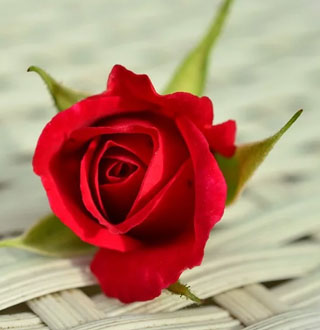
#> input picture ch08/images_08/affine.jpg, 320 x 330 px
$ jupyter execute '08-6_기하학_변환.ipynb'
#> lines starting #> are read from the running program, lines starting #| are printed output that depends on the picture
### ch08/Common/interpolation.py
import numpy as np, cv2, math
from Common.functions import contain

# 정방행렬 인덱스로 크기 변경
# [20 lines left out: functions scaling, scaling_nearest, not called in this run]

def bilinear_value(img, pt):
    x, y = np.int32(pt)
    if x >= img.shape[1]-1: x = x - 1
    if y >= img.shape[0]-1: y = y - 1

    P1, P2, P3, P4 = np.float32(img[y:y+2, x:x+2].flatten())

    alpha, beta = pt[1] - y, pt[0] - x
    M1 = P1 + alpha * (P3 - P1) # 1차 보간
    M2 = P2 + alpha * (P4 - P2)
    P = M1 + beta * (M2 - M1) # 2차 보간

    return np.clip(P, 0, 255)

# [15 lines left out: function rotate_pt, not called in this run]


# 어파인 변환 실행 함수
def affine_transform(img, mat, size):
    rows, cols = img.shape[:2]
    inv_mat = cv2.invertAffineTransform(mat)

    pts = [np.dot(inv_mat, (j, i, 1)) for i in range(rows) for j in range(cols)]
    dst = [bilinear_value(img, p) if contain(p, size) else 0 for p in pts]
    dst = np.reshape(dst, (rows, cols)).astype('uint8')

    return dst

### ch08/Common/functions.py
def contain(p, shape):
    return 0 <= p[0] < shape[0] and 0 <= p[1] < shape[1] # 범위 이내이면 True, 아니면 False

def contain_pts(p, p1, p2):
    return p1[0] <= p[0] < p2[0] and p1[1] <= p[1] < p2[1]

### ch08/08-6_기하학_변환.ipynb
### 8.6 행렬 연산을 통한 기학 변환 - 어파인 변환

어파인 전환 : 행렬로 작업(회전, 크기변경, 평행이동) : 두 선간의 관계(평행, 수직), 또는 각 점간의 비율 등이 변하지 않음

어파인 변환 : 2x3 행렬로 변환 행렬을 구성 (OpenCV는 2x3, 우리가 )

-> 계산이 불가능하므로 3x3 행렬로 만든 후, 마지막 행을 삭제

[cell 1]
# 8.6.1 어파인 변환
import numpy as np, cv2
from Common.functions import contain
from Common.interpolation import bilinear_value

# 어파인 변환 실행 함수
def affine_transform(img, mat):
    rows, cols = img.shape[:2]
    inv_mat = cv2.invertAffineTransform(mat)

    pts = [np.dot(inv_mat, (j, i, 1)) for i in range(rows) for j in range(cols)]
    dst = [bilinear_value(img, p) if contain(p, size) else 0 for p in pts]
    dst = np.reshape(dst, (rows, cols)).astype('uint8')

    return dst

image = cv2.imread("images_08/affine.jpg", cv2.IMREAD_GRAYSCALE)
#> image: shape (330, 320); min 4, max 244, mean 145.5
if image is None: raise Exception("영상 파일 읽기 오류")

center = (200, 200)
angle, scale = 30, 1
size = image.shape[::-1]
#> size = (320, 330)

pt1 = np.array([(30, 70), (20, 240), (300, 110)], np.float32) # 원본의 점 3개
pt2 = np.array([(120, 20), (10, 180), (280, 260)], np.float32) # 바꿀 점 3개
aff_mat = cv2.getAffineTransform(pt1, pt2) # 점을 기준으로 만들어진 행렬 (6개의 점만 주어지면 알아서 어파인 행렬이 만들어짐)
rot_mat = cv2.getRotationMatrix2D(center, angle, scale) # 각도를 기준으로 만들어진 행렬

dst3 = cv2.warpAffine(image, aff_mat, size, cv2.INTER_LINEAR) # 이미지에 어파인 행렬 적용
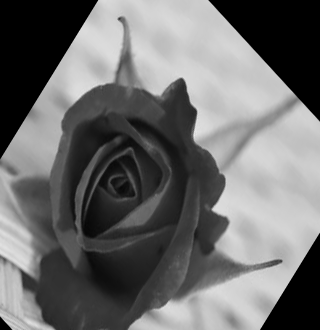
#> dst3: shape (330, 320); min 0, max 233, mean 109.1
dst4 = cv2.warpAffine(image, rot_mat, size, cv2.INTER_LINEAR)
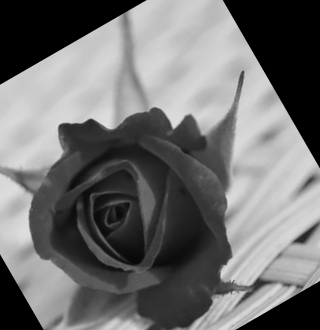
#> dst4: shape (330, 320); min 0, max 233, mean 112.4

image = cv2.cvtColor(image, cv2.COLOR_GRAY2BGR)
#> image: shape (330, 320, 3)
dst3 = cv2.cvtColor(dst3, cv2.COLOR_GRAY2BGR)
#> dst3: shape (330, 320, 3)

for i in range(len(pt1)):
    cv2.circle(image, tuple(pt1[i].astype(int)), 3, (0, 0, 255), 2)
    cv2.circle(dst3, tuple(pt2[i].astype(int)), 3, (0, 0, 255), 2)
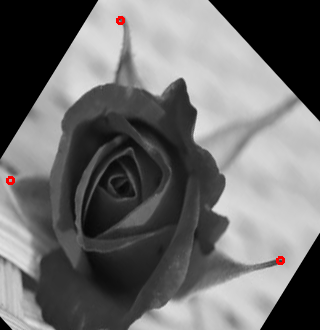
#> dst3: shape (330, 320, 3); mean B, G, R 108.9, 108.9, 109.3
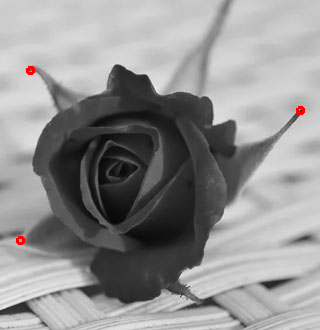
#> image: shape (330, 320, 3); mean B, G, R 145.3, 145.3, 145.7

cv2.imshow("image", image)
cv2.imshow("cv affine", dst3)
cv2.imshow("cv affine rotate", dst4)
cv2.waitKey(0)
#> Out = 27

[cell 2]
# 8.6.2 어파인 변환 연결
# 앞에 수행한 작업을 그냥 사용하면 되니깐 굳이 할 필요가 없다
import numpy as np, cv2
from Common.interpolation import affine_transform

def getAffineMat(center, degree, fx=1, fy=1, translate=(0,0)):
    scale_mat = np.eye(3, dtype=np.float32)
    cen_trans = np.eye(3, dtype=np.float32)
    org_trans = np.eye(3, dtype=np.float32)
    trans_mat = np.eye(3, dtype=np.float32)
    rot_mat = np.eye(3, dtype=np.float32)

    radian = degree / 180 * np.pi
    rot_mat[0] = [ np.cos(radian), np.sin(radian), 0 ]
    rot_mat[1] = [ -np.sin(radian), np.cos(radian), 0 ]

    cen_trans[:2, 2] = center
    org_trans[:2, 2] = -center[0], -center[1]
    trans_mat[:2, 2] = translate
    scale_mat[0, 0], scale_mat[1, 1] = fx, fy

    ret_mat = cen_trans.dot(rot_mat.dot(trans_mat.dot(scale_mat.dot(org_trans))))
    return np.delete(ret_mat, 2, axis=0)

image = cv2.imread("images_08/test.jpg", cv2.IMREAD_GRAYSCALE)
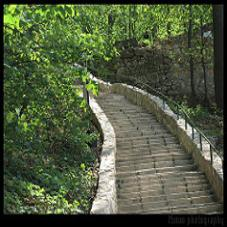
#> input picture ch08/images_08/test.jpg, 227 x 227 px
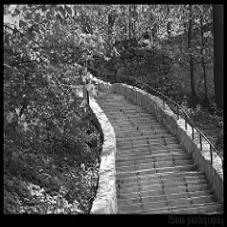
#> image: shape (227, 227); min 0, max 255, mean 83.7
if image is None: raise Exception("영상 파일 읽기 오류")

size = image.shape[::-1]
#> size = (227, 227)
center = np.divmod(size, 2)[0]
#> center = [113, 113]
angle, tr = 45, (200, 0)

aff_mat1 = getAffineMat(center, angle)
aff_mat2 = getAffineMat((0, 0), 0, 2.0, 1.5)
aff_mat3 = getAffineMat(center, angle, 0.7, 0.7)
aff_mat4 = getAffineMat(center, angle, 0.7, 0.7, tr)

dst1 = cv2.warpAffine(image, aff_mat1, size, cv2.INTER_LINEAR)
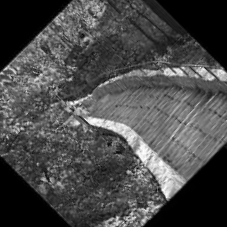
#> dst1: shape (227, 227); min 0, max 255, mean 73.6
dst2 = cv2.warpAffine(image, aff_mat2, size, cv2.INTER_LINEAR)
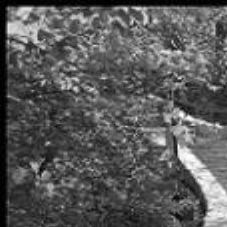
#> dst2: shape (227, 227); min 0, max 255, mean 89.1
dst3 = affine_transform(image, aff_mat3, size)
#> in affine_transform, `inv_mat = cv2.invertAffineTransform(mat)`: inv_mat = [[1.01, -1.01, 113], [1.01, 1.01, -115.3]]
#> in affine_transform, `pts = [np.dot(inv_mat, (j, i, 1)) for i in range(rows) for j in range(..`: pts = 51529 items
#> in bilinear_value, `P1, P2, P3, P4 = np.float32(img[y:y+2, x:x+2].flatten())`: P1 = 0
#> in affine_transform, `dst = [bilinear_value(img, p) if contain(p, size) else 0 for p in pts]`: dst = 51529 items
#> in affine_transform, `dst = np.reshape(dst, (rows, cols)).astype('uint8')`:
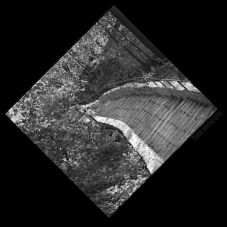
#> dst: shape (227, 227); min 0, max 254, mean 40.8
dst4 = affine_transform(image, aff_mat4, size)
#> call 2 of affine_transform, with mat = array of shape (2, 3), size = (227, 227)
#> in affine_transform (call 2), `inv_mat = cv2.invertAffineTransform(mat)`: inv_mat = [[1.01, -1.01, -172.7], [1.01, 1.01, -115.3]]
#> in affine_transform (call 2), `dst = np.reshape(dst, (rows, cols)).astype('uint8')`:
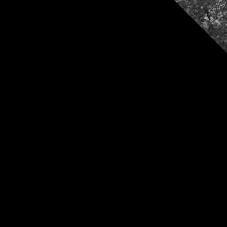
#> dst: shape (227, 227); min 0, max 189, mean 1.9

cv2.imshow("image", image)
cv2.imshow("rotate", dst1)
cv2.imshow("scaling", dst2)
cv2.imshow("rotate_scaling", dst3)
cv2.imshow("rotate_scaling_tanslate", dst4)
cv2.waitKey(0)
#> Out = 27

[cell 3]
# 8.6.3 마우스 드래그로 영상 회전하기
import numpy as np, cv2

def contain_pts(p, p1, p2):
    return p1[0] <= p[0] < p2[0] and p1[1] <= p[1] < p2[1]

def draw_rect(title, img, pts):
#> called with title = 'image', pts = array of shape (3, 2)
    rois = [(p - small, small * 2) for p in pts]
    for (x, y), (w, h) in np.int32(rois):
        cv2.rectangle(img, (x, y, w, h), (0, 255, 0), 2)
    cv2.imshow(title, img)

def affine(img):
    aff_mat = cv2.getAffineTransform(pts1, pts2)
    dst = cv2.warpAffine(img, aff_mat, image.shape[1::-1], cv2.INTER_LINEAR)
    draw_rect('image', np.copy(image), pts1)
    draw_rect('dst', dst, pts2)

def onMouse(event, x, y, flags, param):
    global check
    if event == cv2.EVENT_LBUTTONDOWN:
        for i, p in enumerate(pts1):
            p1, p2 = p - small, p + small
            if contain_pts((x, y), p1, p2): check = i

    if event == cv2.EVENT_LBUTTONUP: check = -1

    if check >= 0:
        pts1[check] = (x, y)
        affine(np.copy(image))

image = cv2.imread("images_08/test.jpg", cv2.IMREAD_GRAYSCALE)
if image is None: raise Exception("영상 파일 읽기 오류")

small = np.array([12, 12])
check = -1
pts1 = np.float32([(30, 30), (450, 30), (200, 370)])
pts2 = np.float32([(30, 30), (450, 30), (200, 370)])

draw_rect('image', np.copy(image), pts1)
draw_rect('dst', np.copy(image), pts2)
cv2.setMouseCallback("image", onMouse, 0)
cv2.waitKey(0)
#> Out = 27
